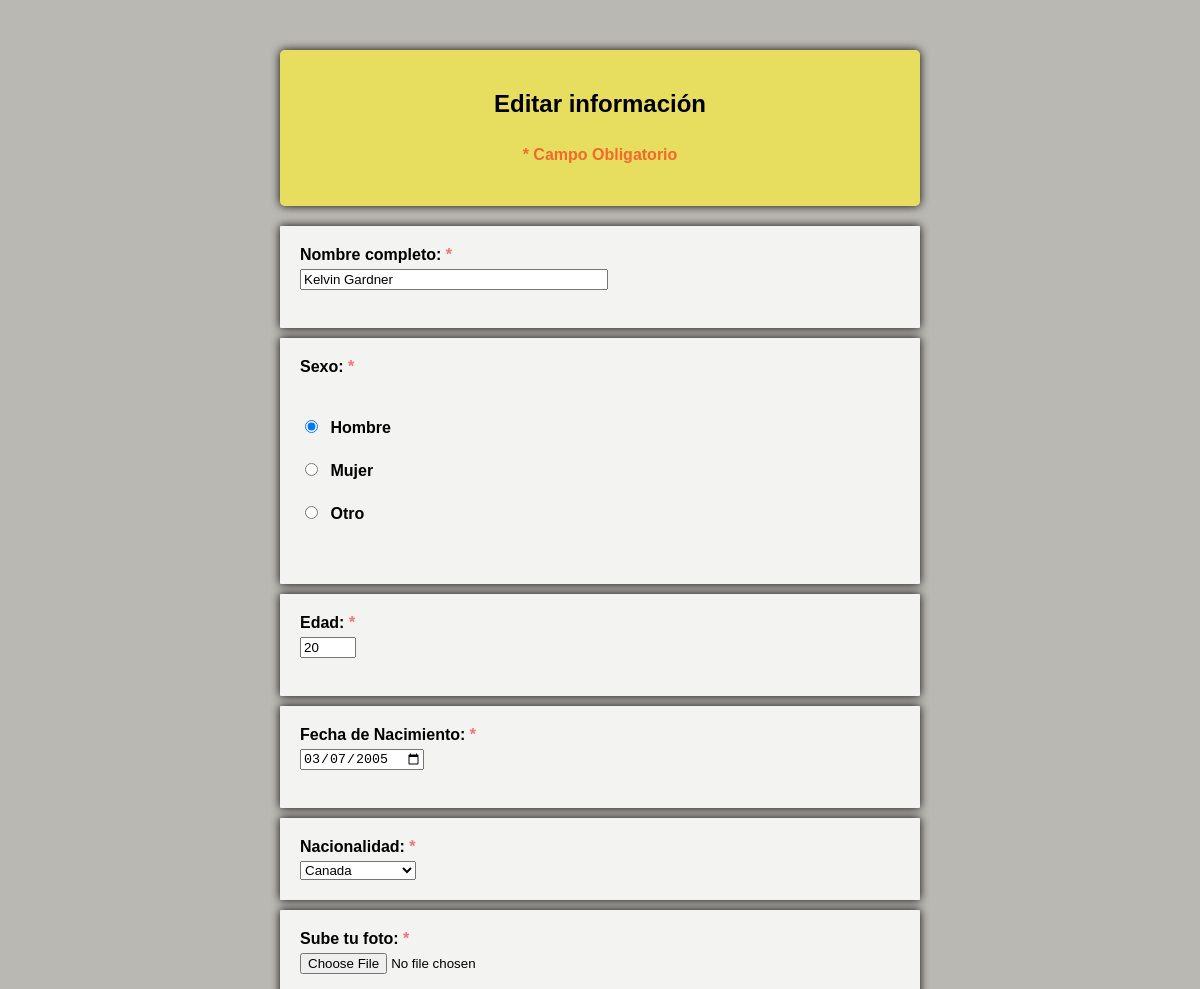
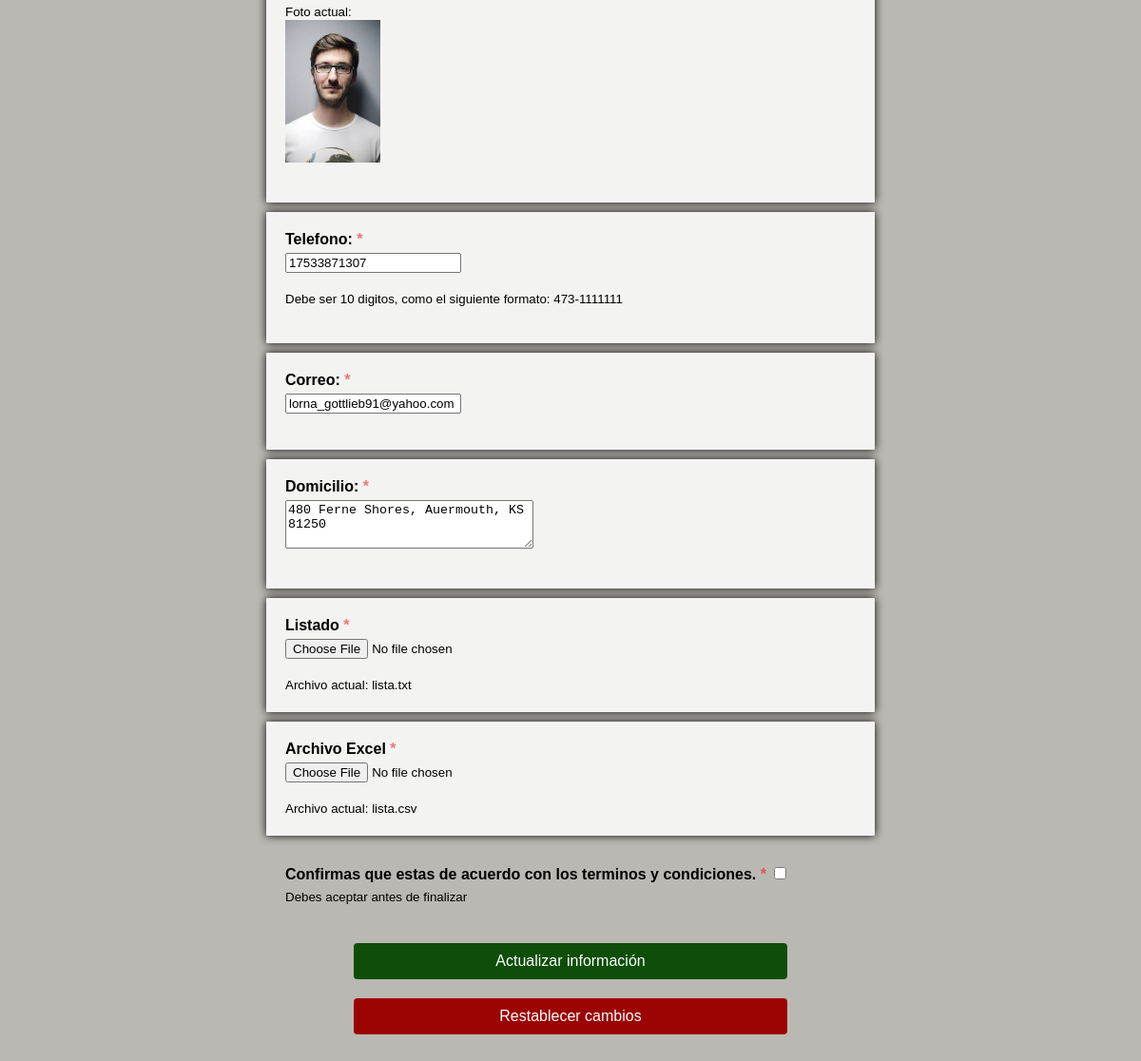
Page /editar_formulario.php?id=7 on the committed database (2 pictures, top to bottom).
### tables this page shows
CREATE TABLE `student` (
  `id_students` int(11) NOT NULL AUTO_INCREMENT,
  `nombre` varchar(50) NOT NULL,
  `id_sexo` int(11) DEFAULT NULL,
  `especifique` varchar(255) DEFAULT '',
  `edad` int(3) NOT NULL,
  `nacimiento` date NOT NULL,
  `id_paises` int(11) DEFAULT NULL,
  `telefono` varchar(13) NOT NULL,
  `correo` varchar(50) NOT NULL,
  `domicilio` varchar(255) NOT NULL,
  `foto` varchar(255) NOT NULL,
  `lista` varchar(255) NOT NULL,
  `excel` varchar(255) NOT NULL,
  PRIMARY KEY (`id_students`),
  KEY `id_paises` (`id_paises`),
  KEY `id_sexo` (`id_sexo`),
  CONSTRAINT `student_ibfk_1` FOREIGN KEY (`id_paises`) REFERENCES `paises` (`id_paises`) ON DELETE CASCADE ON UPDATE CASCADE,
  CONSTRAINT `student_ibfk_2` FOREIGN KEY (`id_sexo`) REFERENCES `sexo` (`id_sexo`) ON DELETE CASCADE ON UPDATE CASCADE
);

### editar_formulario.php (the view, shortened to what this page needs)
<?php
require_once 'conn.php';
$conn = new mysqli($servername, $username, $password, $dbname, $port);
$conn->set_charset("utf8mb4");
$student_id = isset($_GET['id']) ? intval($_GET['id']) : 0;
$sql = "SELECT * FROM student WHERE id_students = $student_id";
$result = $conn->query($sql);
$student = $result->fetch_assoc();
$sexo_map = [
    1 => 'Hombre',
    2 => 'Mujer',
    3 => 'Otro'
];
$paises_map = [
    1 => 'Alemania',
    2 => 'Brazil',
    3 => 'Canada',
    4 => 'China',
    5 => 'Estados Unidos',
    6 => 'India',
    7 => 'Indonesia',
    8 => 'Japon',
    9 => 'Mexico',
    10 => 'Rusia'
];
$sexo_valor = $sexo_map[$student['id_sexo']] ?? 'Hombre';
$pais_valor = $paises_map[$student['id_paises']] ?? 'Mexico';
$especifique_valor = $student['especifique'] ?? "";
?>
<!DOCTYPE html>
<html lang="es">
<head>
    <link rel="stylesheet" href="style.css" media="screen" />
</head>
<body>
    <form action="actualizar_formulario.php" method="post" enctype="multipart/form-data" autocomplete="off"
        class="needs-validation" novalidate>
        <div class="form-container">
            <h2>Editar información</h2>
            <h2><span class="error">* Campo Obligatorio</span></h2>
        </div>
        <div class="form-box">
            <label for="nombre">
                Nombre completo: <span class="error">*</span><br /></label>
            <input type="text" class="form-control" id="nombre" name="nombre"
                value="<?php echo htmlspecialchars($student['nombre']); ?>" required /><br /><br />
        </div>
        <div class="form-box">
            <label for="sexo"> Sexo: <span class="error">*</span><br /></label>
            <br /><br />
            <label class="radio-label">
                <input type="radio" id="S1" name="sexo" value="Hombre" <?php echo ($sexo_valor == 'Hombre') ? 'checked' : ''; ?> required />
                <span class="radio-text">Hombre</span> </label><br />
            <label class="radio-label">
                <input type="radio" id="S2" name="sexo" value="Mujer" <?php echo ($sexo_valor == 'Mujer') ? 'checked' : ''; ?> />
                <span class="radio-text">Mujer</span> </label><br />
            <label class="radio-label">
                <input type="radio" id="S3" name="sexo" value="Otro" <?php echo ($sexo_valor == 'Otro') ? 'checked' : ''; ?> />
                <span class="radio-text">Otro</span> </label><br />
                name="especifique" value="<?php echo htmlspecialchars($especifique_valor); ?>" <?php echo ($sexo_valor == 'Otro') ? 'required' : ''; ?> /><br />
        </div>
        <div class="form-box">
            <label for="age"> Edad: <span class="error">*</span><br /></label>
            <input type="number" id="age" name="age" min="1" max="99" value="<?php echo $student['edad']; ?>"
                required /><br /><br />
        </div>
        <div class="form-box">
            <label for="bday">
                Fecha de Nacimiento: <span class="error">*</span><br /></label>
            <input type="date" id="bday" name="bday" value="<?php echo $student['nacimiento']; ?>"
                required /><br /><br />
        </div>
        <div class="form-box">
            <label for="country" class="col-sm-3 control-label">Nacionalidad: <span class="error">*</span><br /></label>
            <div class="col-12">
                <select id="country" name="country" class="form-control">
                    <option value="Canada" <?php echo ($pais_valor == 'Canada') ? 'selected' : ''; ?>>Canada</option>
                </select>
            </div>
        </div>
        <div class="form-box">
            <label for="photo">
                Sube tu foto: <span class="error">*</span><br />
            </label>
            <input type="file" id="photo" name="photo" accept="image/*" /><br /><br />
            <small>Foto actual:</small><br />
            <img src="<?php echo $student['foto']; ?>" alt="Foto actual" width="100" height="150" /><br /><br />
        </div>
        <div class="form-box">
            <label for="phone"> Telefono: <span class="error">*</span><br /></label>
            <input type="tel" id="phone" name="phone" placeholder="000-0000000" pattern="[0-9]{3}-[0-9]{7}"
                maxlength="11" value="<?php echo htmlspecialchars($student['telefono']); ?>" required /><br /><br />
            <small>Debe ser 10 digitos, como el siguiente formato: 473-1111111</small><br /><br />
        </div>
        <div class="form-box">
            <label for="correo"> Correo: <span class="error">*</span><br /></label>
            <input type="email" id="correo" name="correo" placeholder="ejemplo@hotmail.com" aria-label="correo"
                aria-describedby="basic-addon1" value="<?php echo htmlspecialchars($student['correo']); ?>"
                required /><br /><br />
        </div>
        <div class="form-box">
            <label for="domicilio">
                Domicilio: <span class="error">*</span><br />
            </label>
            <textarea id="domicilio" name="domicilio" rows="3" cols="30"
                required><?php echo htmlspecialchars($student['domicilio']); ?></textarea><br /><br />
        </div>
        <div class="form-box">
            <label for="list"> Listado <span class="error">*</span><br /> </label>
            <input type="file" id="list" name="list" accept=".txt" /><br /><br />
            <small>Archivo actual: <?php echo basename($student['lista']); ?></small>
        </div>
        <div class="form-box">
            <label for="excel">
                Archivo Excel <span class="error">*</span><br />
            </label>
            <input type="file" id="excel" name="excel" accept=".xlsx, .csv" /><br /><br />
            <small>Archivo actual: <?php echo basename($student['excel']); ?></small>
        </div>
        <div class="col-12">
            <div class="form-check">
                <label class="form-check-label" for="invalidCheck">
                    Confirmas que estas de acuerdo con los terminos y condiciones.
                    <span class="error">*</span>
                    <input class="form-check-input" type="checkbox" value="" id="invalidCheck" required />
                </label>
                <small>Debes aceptar antes de finalizar </small>
            </div>
        </div>
        <input type="submit" value="Actualizar información" />
        <input type="reset" value="Restablecer cambios" />
    </form>
    <br /><br />
</body>
</html>

### style.css (style rules this page uses)
#nombre { width: 300px; }
body { font-family: Arial, sans-serif; margin: 10px; padding: 20px; background-color: #99968dab; }
.form-container { max-width: 600px; margin: 20px auto; padding: 20px; background-color: rgba(233, 224, 93, 0.973); border-radius: 5px; box-shadow: 0 0 10px rgba(0, 0, 0, 0.959); text-align: center; }
.form-box { max-width: 600px; margin: 10px auto; padding: 20px; background-color: rgba(255, 255, 255, 0.829); border-radius: 1px; box-shadow: 0 0 10px rgba(0, 0, 0, 0.973); text-align: justify; }
h2 { text-align: center; color: #000000; }
.form-check { max-width: 600px; margin: 10px auto; padding: 20px; background-color: rgba(255, 255, 255, 0); border-radius: 1px; box-shadow: 0 0 10px rgba(0, 0, 0, 0); text-align: justify; }
label { display: block; margin-bottom: 5px; font-weight: bold; }
.radio-label input[type="radio"] { margin-right: 8px; }
.radio-text { cursor: pointer; }
input[type="submit"] { display: block; margin: 20px auto; width: 40%; padding: 10px; background-color: #0e4e08; color: rgb(255, 255, 255); border: none; border-radius: 4px; box-shadow: 0 0 10px #51b815(0, 0, 0, 1); cursor: pointer; font-size: 16px; text-align: center; }
input[type="reset"] { display: block; margin: 20px auto; width: 40%; padding: 10px; background-color: #9c0303; color: rgb(255, 255, 255); border: none; border-radius: 4px; box-shadow: 0 0 10px #c45b5b(0, 0, 0, 1); cursor: pointer; font-size: 16px; text-align: center; }
.error { color: rgba(255, 0, 0, 0.534); margin-bottom: 15px; font-size: medium; }

### rows in the picture
student: nombre "Kelvin Gardner", id_sexo "☑ Hombre", id_sexo "☐ Mujer", id_sexo "☐ Otro", age "20", bday "03/07/2005", country "Canada", foto (picture), phone "17533871307", correo "lorna_gottlieb91@yahoo.com", domicilio "480 Ferne Shores, Auermouth, KS 81250", lista "lista.txt", excel "lista.csv"
